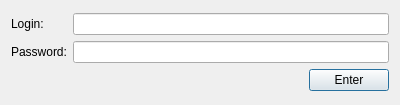
<?xml version="1.0" encoding="UTF-8"?>
<ui version="4.0">
 <class>Start</class>
 <widget class="QDialog" name="Start">
  <property name="geometry">
   <rect>
    <x>0</x>
    <y>0</y>
    <width>400</width>
    <height>105</height>
   </rect>
  </property>
  <property name="windowTitle">
   <string>Authorization</string>
  </property>
  <layout class="QGridLayout" name="gridLayout">
   <item row="0" column="0">
    <layout class="QVBoxLayout" name="verticalLayout">
     <item>
      <layout class="QHBoxLayout" name="horizontalLayout_2">
       <item>
        <widget class="QLabel" name="label">
         <property name="text">
          <string>Login:       </string>
         </property>
        </widget>
       </item>
       <item>
        <widget class="QLineEdit" name="login"/>
       </item>
      </layout>
     </item>
     <item>
      <layout class="QHBoxLayout" name="horizontalLayout_3">
       <item>
        <widget class="QLabel" name="label_2">
         <property name="text">
          <string>Password:</string>
         </property>
        </widget>
       </item>
       <item>
        <widget class="QLineEdit" name="password">
         <property name="echoMode">
          <enum>QLineEdit::Password</enum>
         </property>
        </widget>
       </item>
      </layout>
     </item>
     <item>
      <layout class="QHBoxLayout" name="horizontalLayout">
       <item>
        <spacer name="horizontalSpacer">
         <property name="orientation">
          <enum>Qt::Horizontal</enum>
         </property>
         <property name="sizeHint" stdset="0">
          <size>
           <width>40</width>
           <height>20</height>
          </size>
         </property>
        </spacer>
       </item>
       <item>
        <widget class="QPushButton" name="enter">
         <property name="text">
          <string>Enter</string>
         </property>
        </widget>
       </item>
      </layout>
     </item>
    </layout>
   </item>
  </layout>
 </widget>
 <resources/>
 <connections/>
</ui>
